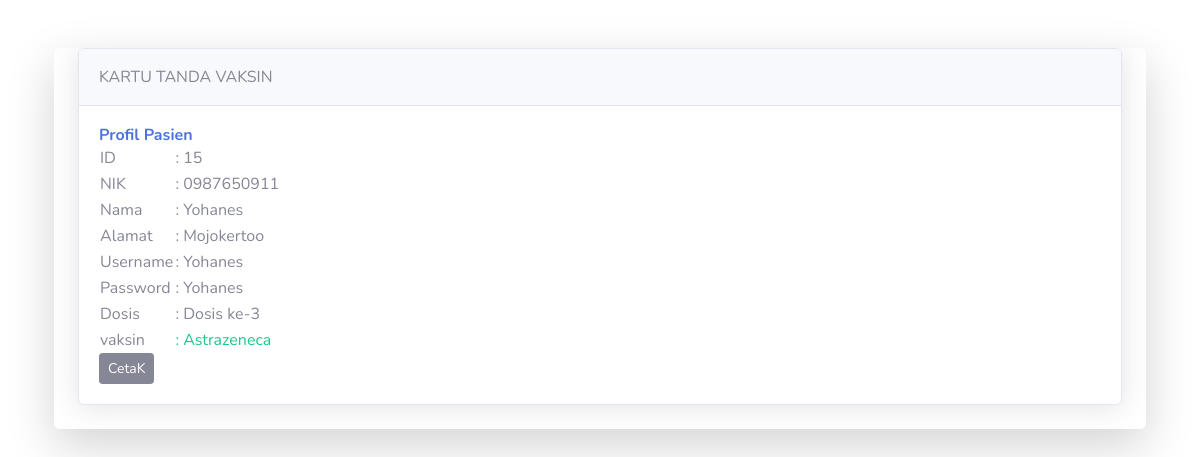
/ssKartu.php (signed in), run on the app's committed database.
### tables this page shows
CREATE TABLE `pasien` (
  `idPasien` int(11) NOT NULL,
  `nik` varchar(11) NOT NULL,
  `nama` varchar(30) NOT NULL,
  `alamat` text NOT NULL,
  `username` varchar(10) NOT NULL,
  `password` varchar(10) NOT NULL,
  `level` enum('pasien') NOT NULL,
  `dosis` varchar(13) NOT NULL,
  `vaksin` int(11) DEFAULT NULL
);

CREATE TABLE `vaksin` (
  `idVaksin` int(11) NOT NULL,
  `namaVaksin` varchar(30) NOT NULL
);

### ssKartu.php (the view, shortened to what this page needs)
<?php
include "connection.php";
?>
<!DOCTYPE html>
<html lang="en">
<head>
    <link href="vendor/fontawesome-free/css/all.min.css" rel="stylesheet" type="text/css">
    <link href="css/sb-admin-2.min.css" rel="stylesheet">
</head>
<body id="page-top">
    <div class="container">
        <div class="card o-hidden border-0 shadow-lg my-5">
            <div class="card-body p-0">
                    <div class="container">
                        <div class="mx-auto">
                                <?php
                                $username = $_SESSION['username'];
                                $sql = "SELECT * FROM pasien JOIN vaksin ON vaksin.idVaksin = pasien.vaksin WHERE pasien.username = '$username'";
                                $user = mysqli_query($conn, $sql);
                                $data = mysqli_fetch_assoc($user);
                                ?>
                                <?php
                                if ($data) :
                                ?>
                                    <div class="card shadow mb-4">
                                        <div class="card-header py-3">
                                            KARTU TANDA VAKSIN
                                        </div>
                                        <div class="card-body">
                                            <h6 class="m-0 font-weight-bold text-primary">Profil Pasien</h6>
                                            <table>
                                                <tr>
                                                    <td>ID</td>
                                                    <td>: <?= $data['idPasien'] ?> </td>
                                                </tr>
                                                <tr>
                                                    <td>NIK</td>
                                                    <td>: <?= $data['nik'] ?> </td>
                                                </tr>
                                                <tr>
                                                    <td>Nama</td>
                                                    <td>: <?= $data['nama'] ?> </td>
                                                </tr>
                                                <tr>
                                                    <td>Alamat</td>
                                                    <td>: <?= $data['alamat'] ?></td>
                                                </tr>
                                                <tr>
                                                    <td>Username</td>
                                                    <td>: <?= $data['username'] ?></td>
                                                </tr>
                                                <tr>
                                                    <td>Password</td>
                                                    <td>: <?= $data['password'] ?></td>
                                                </tr>
                                                <tr>
                                                    <td>Dosis</td>
                                                    <td>: <?= $data['dosis'] ?></td>
                                                </tr>
                                                <tr>
                                                    <td>vaksin</td>
                                                    <td class="text-success">: <?= $data['namaVaksin'] ?></td>
                                                </tr>
                                            </table>
                                            <button  onclick="window.print()" type="button" class="btn btn-secondary btn-sm">
                                                CetaK
                                            </button>
                                        </div>
                                    </div>
                                <?php endif; ?>
                        </div>
                    </div>
            </div>
        </div>
    </div>
</body>
</html>

### data on the page
pasien: idPasien "15", nik "0987650911", nama "Yohanes", alamat "Mojokertoo", username "Yohanes", password "Yohanes", dosis "Dosis ke-3", vaksin.namaVaksin "Astrazeneca"
